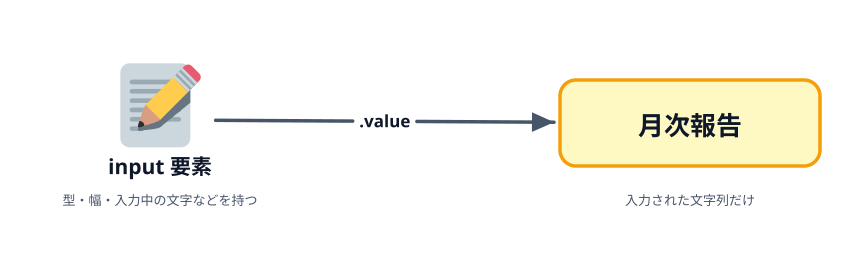

Generate this figure with Python:
"""1-1 の解説図: 取り出した入力欄から `.value` で中の文字を取る。

イメージスキーマ = CONTAINER（入れ物の中身を取り出す）。
実行: cd images && python3 02-value.py
"""

import pathlib
import sys

sys.path.insert(0, str(pathlib.Path.home() / ".claude/skills/genfig"))
from genfig import Canvas  # noqa: E402

c = Canvas(860, 260)

el = c.node(160, 120, "input 要素", emoji_cp="1f4dd", w=150, h=92)  # 📝

box = c.sticky(560, 80, 260, 86, color="yellow")
c.text(690, 135, "月次報告", scale="title", align="center")

c.link(el, box, label=".value")

c.text(160, 205, "型・幅・入力中の文字などを持つ", scale="caption", align="center")
c.text(690, 205, "入力された文字列だけ", scale="caption", align="center")

print(c.save("02-value.svg"))
